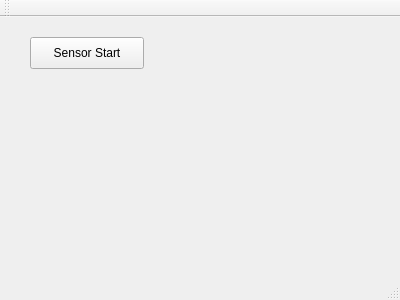
<?xml version="1.0" encoding="UTF-8"?>
<ui version="4.0">
 <class>MainWindow</class>
 <widget class="QMainWindow" name="MainWindow">
  <property name="geometry">
   <rect>
    <x>0</x>
    <y>0</y>
    <width>400</width>
    <height>300</height>
   </rect>
  </property>
  <property name="windowTitle">
   <string>MainWindow</string>
  </property>
  <widget class="QWidget" name="centralWidget">
   <widget class="QPushButton" name="pushButton_SensorStart">
    <property name="geometry">
     <rect>
      <x>30</x>
      <y>20</y>
      <width>114</width>
      <height>32</height>
     </rect>
    </property>
    <property name="text">
     <string>Sensor Start</string>
    </property>
   </widget>
  </widget>
  <widget class="QMenuBar" name="menuBar">
   <property name="geometry">
    <rect>
     <x>0</x>
     <y>0</y>
     <width>400</width>
     <height>22</height>
    </rect>
   </property>
  </widget>
  <widget class="QToolBar" name="mainToolBar">
   <attribute name="toolBarArea">
    <enum>TopToolBarArea</enum>
   </attribute>
   <attribute name="toolBarBreak">
    <bool>false</bool>
   </attribute>
  </widget>
  <widget class="QStatusBar" name="statusBar"/>
 </widget>
 <layoutdefault spacing="6" margin="11"/>
 <resources/>
 <connections/>
</ui>
